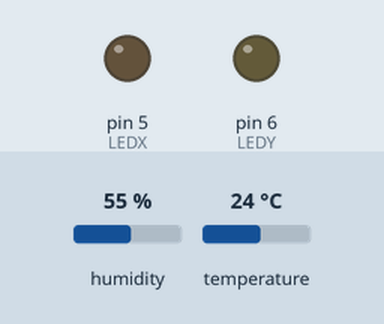
Simulated run of this sketch. Board: Arduino Uno, built for the host (arithmetic inside an expression is 32-bit, double 64-bit). Parts: output pins drawn as LEDs (lit = HIGH). The inputs (shaded band) are chosen by the test bench; at power-on: humidity 55 %, temperature 24 °C. What the sketch prints to the serial monitor is not drawn.

Above: at 0.2 s.
At 2.2 s:
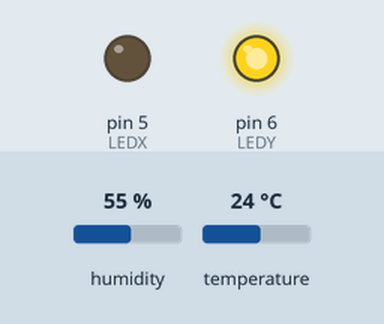
At 8.2 s:
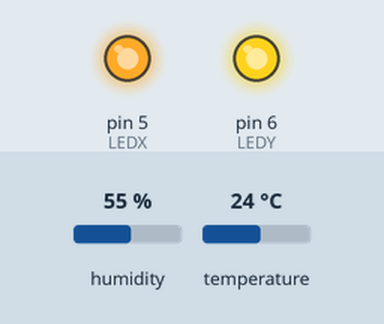
At 15.2 s:
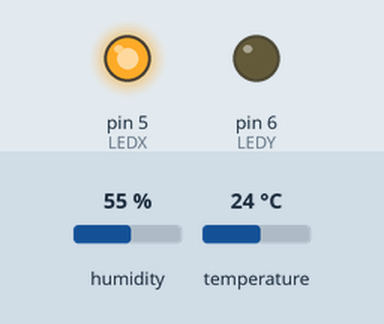
Timing chart, 0 to 16.7 s (numbered marks = the images above):
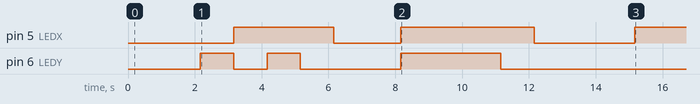

The sketch:

arduino_sensor.ino
```cpp
/*
  Project: 아두이노 센서 프로젝트
  Author: Dodo(rabbit.white@daum.net)
  Create Date: 2017-12-20 18:16
  Description:
  2017-12-20 / Jaspers / DHT 센서
  2017-12-20 / Jaspers / EtherCard 구현
*/

#include <Adafruit_Sensor.h>
#include <DHT.h>
#include <DHT_U.h>
#include <EtherCard.h>

const int SHOW_SUCCESS = 1;
const int SHOW_FAILOVER = 2;
const int SHOW_UPLOAD = 3;

// 핀(Pin)
#define DHTPIN            4         // 센서 - 디지털핀
#define LEDX              5         // 게이트 - X 변수
#define LEDY              6         // 게이트 - Y 변수

// DHT - 사용자 센서 타입
//#define DHTTYPE           DHT11     // DHT 11
#define DHTTYPE           DHT22       // DHT 22 (AM2302)
//#define DHTTYPE           DHT21     // DHT 21 (AM2301)

DHT_Unified dht(DHTPIN, DHTTYPE);

// 이더넷
byte Ethernet::buffer[700];

const byte mymac[] = { 0x74,0x69,0x69,0x2D,0x30,0x31 };
const char website[] PROGMEM = "192.168.0.4";               // 웹 사이트 주소
const static uint8_t dns[] = {192,168,0,1};
const static uint8_t hisip[] = {192,168,0,4};               // 원격 아이피
//const static int hisport = 8080;                            // 원격 포트

uint32_t delayMS;        // 타이머(DHT 센서)
static uint32_t timer;   // 타이머(Ethernet 장치)

static my_callback(byte status, word off, word len){
  ledShow( SHOW_UPLOAD );                                   // 업로드 표시
  Serial.println(">>>");
  Ethernet::buffer[off+300] = 0;
  Serial.print((const char*) Ethernet::buffer + off);
  Serial.println("...");
}

boolean initEthernet(){

  // 이더넷 장치 지원 여부
  if (ether.begin(sizeof Ethernet::buffer, mymac) == 0) {
    Serial.println(F("Failed to access Ethernet controller"));
    return false;
  }

  // DHCP 설정
  Serial.println(F("Setting up DHCP"));
  if (!ether.dhcpSetup())
    Serial.println(F("DHCP failed"));

  if (!ether.staticSetup (ether.myip, ether.gwip, dns, ether.netmask));

  if (!ether.dnsLookup(website))          // DNS로 서버 ip를 설정하려고 시도한다.
  {
     Serial.println("DNS failed");
     ether.copyIp(ether.hisip, hisip);    // DNS가 실패하면 수동으로 구성됩니다.
  } // end of if

  ether.printIp("My IP: ", ether.myip);
  ether.printIp("Netmask: ", ether.netmask);
  ether.printIp("GW IP: ", ether.gwip);
  ether.printIp("DNS IP: ", ether.dnsip);
  ether.printIp("SRV: ", ether.hisip);
  ether.printIp("PORT: ", ether.hisport);

  return true;

}

void webBrowser(String parameter, int hisport){

  ether.hisport = hisport;                 // 8080포트로 설정
  ether.packetLoop(ether.packetReceive()); // 이더넷 카드의 메인 루프를 활성화하십시오.

  if (millis() > timer)                    // 프로세스가 5초마다 실행되는지 확인하십시오.
  {
      timer = millis() + 5000;             // 5초로 제한

      Serial.println();
      Serial.println("<<< REQ ");
      Serial.println( parameter.c_str() );

      ether.browseUrl(PSTR("/JFoodWeb/Iot/Sensor/collection?"), parameter.c_str(), website, my_callback);      // 웹 보내기
  } // end of if

}

void printMac(){
  Serial.print("MAC: ");
  for (byte i = 0; i < 6; ++i) {
    Serial.print(mymac[i], HEX);
    if (i < 5)
      Serial.print(':');
  }
  Serial.println();
}

void initDht(){

  Serial.println("DHTxx Unified Sensor");
  sensor_t sensor;

  dht.temperature().getSensor(&sensor);
  dht.humidity().getSensor(&sensor);

  delayMS = sensor.min_delay / 1000;

}

String getDhtParameter(){

  const int CHOOSE_TEMP = 0;
  const int CHOOSE_HUMIDITY = 1;
  char chResult[2][6];
  String strParameter;

  delay(delayMS);
  // Get temperature event and print its value.
  sensors_event_t event;
  dht.temperature().getEvent(&event);
  if (isnan(event.temperature)) {
    Serial.println("Error reading temperature!");
  }
  else {
    Serial.print("Temperature: ");
    Serial.print(event.temperature);
    snprintf(chResult[CHOOSE_TEMP], sizeof(chResult[CHOOSE_TEMP]) - 1, "%s", String(event.temperature, 2).c_str());
    Serial.println(" *C");
  }

  // Get humidity event and print its value.
  dht.humidity().getEvent(&event);
  if (isnan(event.relative_humidity)) {
    Serial.println("Error reading humidity!");
  }
  else {
    Serial.print("Humidity: ");
    snprintf(chResult[CHOOSE_HUMIDITY], sizeof(chResult[CHOOSE_HUMIDITY]) - 1, "%s", String(event.relative_humidity, 2).c_str());
    //sprintf(chResult[CHOOSE_HUMIDITY], "%s", String(event.relative_humidity, 2).c_str() );
    Serial.print(event.relative_humidity);

    Serial.println("%");
  }

  strParameter = "auth=";
  strParameter += "hama";
  strParameter += "&temperature=";
  strParameter += chResult[CHOOSE_TEMP];
  strParameter += "&humidity=";
  strParameter += chResult[CHOOSE_HUMIDITY];
  strParameter += "&area_id=";
  strParameter += "1";
  strParameter += "&device_id=";
  strParameter += "1";

  return strParameter;
}

void ledShow( int choose ){

  switch ( choose ){

    case SHOW_SUCCESS:
      // Start Show
      delay(1000);
      digitalWrite(LEDX, LOW);
      delay(1000);
      digitalWrite(LEDY, HIGH);
      delay(1000);
      digitalWrite(LEDY, LOW);
      digitalWrite(LEDX, HIGH);
      delay(1000);
      digitalWrite(LEDY, HIGH);

      // Mid Show
      delay(1000);
      digitalWrite(LEDY, LOW);
      delay(1000);
      digitalWrite(LEDX, LOW);

      // Highlight Ending Show
      delay(2000);
      digitalWrite(LEDX, HIGH);
      digitalWrite(LEDY, HIGH);
      delay(3000);
      digitalWrite(LEDY, LOW);
      delay(1000);
      digitalWrite(LEDX, LOW);
      delay(3000);
      digitalWrite(LEDX, HIGH);
      break;

    case SHOW_FAILOVER:
      digitalWrite(LEDX, LOW);

      for(int i = 0; i< 5; i++){
        digitalWrite(LEDY, HIGH);
        delay(2000);
        digitalWrite(LEDY, LOW);
        delay(2000);
      }

      break;

    case SHOW_UPLOAD:
      for(int i = 0; i< 3; i++){
        digitalWrite(LEDY, HIGH);
        delay(100);
        digitalWrite(LEDY, LOW);
        delay(100);
      }

      break;
  }

}

void setup(){

  Serial.begin(9600);
  dht.begin();

  Serial.println("--------------------------------------------");
  Serial.println(F("[Ethernet DHCP],[DHTxx Unified Sensor]"));
  Serial.println(F("                           정도윤(Jungdy)"));
  Serial.println(F("--------------------------------------------"));

  pinMode(LEDX, OUTPUT); // LED-X 출력
  pinMode(LEDY, OUTPUT); // LED-Y 출력

  printMac();

  // 이더넷 장치가 준비되었을 때
  if ( initEthernet() ){
    ledShow( SHOW_SUCCESS );
  }else{
    ledShow( SHOW_FAILOVER );
  }

  initDht();
}

void loop () {

  String parameter;
  parameter = getDhtParameter();          // DHT 파라메터 값 가져오기
  webBrowser(parameter, 8080);            // 웹 브라우저 호출

}
```
